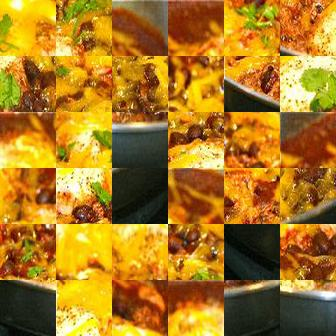
#> input picture scripts/0_perm0.jpg, 336 x 336 px, given in place of test_000000.jpg, which was not available
$ jupyter execute perm.ipynb
#> lines starting #> are read from the running program, lines starting #| are printed output that depends on the picture; pictures that were not available may be replaced by others from this repository, and a replacement may not be noted
[cell 1]
import numpy as np
from PIL import Image
import matplotlib.pyplot as plt


# Load and resize the image
def load_and_resize_image(image_path, new_size=(336, 336)):
#> called with image_path = '../data/food101/val/0/test_000000.jpg', new_size = (336, 336)
    image = Image.open(image_path)
#> image is the input picture: PIL image 336x336 RGB; mean R, G, B 169.5, 121.3, 34.2
    image = image.resize(new_size, Image.Resampling.LANCZOS)
    return image


# Split image into patches and permute
def split_and_permute_image(image, patch_size=(56, 56), grid_size=(6, 6)):
    # Convert the image to a numpy array
#> called with patch_size = (56, 56), grid_size = (6, 6)
    image_array = np.array(image)

    # Split the image array into 6x6 grid of 56x56 patches
    tiles = image_array.reshape(
        grid_size[0], patch_size[0], grid_size[1], patch_size[1], -1
    ).swapaxes(1, 2)

    # Generate a random permutation
    permutation = np.random.permutation(np.arange(grid_size[0] * grid_size[1]))

    # Permute the tiles
    permuted_tiles = tiles.reshape(-1, *patch_size, image_array.shape[2])[permutation]

    # Reshape the permuted tiles back into image format
    permuted_image = (
        permuted_tiles.reshape(grid_size + patch_size + (image_array.shape[2],))
        .swapaxes(1, 2)
        .reshape(336, 336, -1)
    )
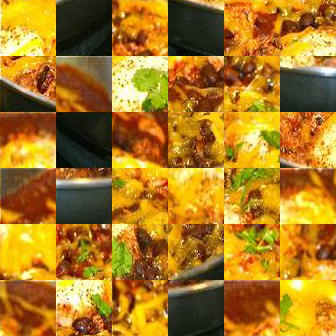
#> permuted_image: shape (336, 336, 3); mean R, G, B 169.5, 121.3, 34.2

    return permuted_image, permutation


# Visualize in Jupyter Notebook
def visualize_permutation(permuted_image):
    plt.imshow(permuted_image)
    plt.axis("off")
    plt.show()

[cell 2]
import numpy as np
import matplotlib.pyplot as plt
from PIL import Image

# Load the image
image_path = "../data/food101/val/0/test_000000.jpg"
image = load_and_resize_image(image_path)
permuted_image, permutation_sequence = split_and_permute_image(image)
#> permutation_sequence = 36 values, max 35 at index 11, min 0 at index 35, mean 17.5

# Print the permutation sequence
print("Permutation sequence:")
print(permutation_sequence)
#| [31 20 16 30 22 15 10  2 11 29 27 35 33 28 32  8 13  5 17 14  7 26  1 12
#|  25 24  6 23  4 18 21 19  9 34  3  0]
#> call 2 of load_and_resize_image, with image_path = './0_perm1.jpg', new_size = (336, 336)
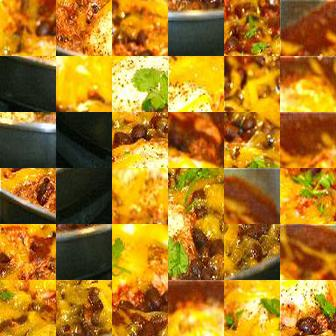
#> input picture scripts/0_perm1.jpg, 336 x 336 px
#> in load_and_resize_image, image is the input picture: PIL image 336x336 RGB; mean R, G, B 169.5, 121.3, 34.2

# Visualize the permuted image
visualize_permutation(permuted_image)
Image.fromarray(permuted_image).save("1_perm1.jpg")

[cell 3]
list_0 = [
    17,
    21,
    5,
    1,
    13,
    25,
    27,
    22,
    28,
    6,
    24,
    26,
    3,
    16,
    33,
    20,
    7,
    0,
    10,
    18,
    35,
    4,
    19,
    29,
    14,
    9,
    8,
    15,
    30,
    23,
    31,
    12,
    11,
    2,
    34,
    32,
]

list_1 = [
    10,
    25,
    7,
    33,
    14,
    0,
    31,
    9,
    26,
    12,
    6,
    3,
    32,
    30,
    20,
    11,
    15,
    1,
    24,
    35,
    8,
    21,
    5,
    13,
    19,
    34,
    17,
    27,
    29,
    4,
    22,
    28,
    23,
    2,
    16,
    18,
]

list_1_pred = [
    17,
    3,
    33,
    12,
    21,
    2,
    9,
    16,
    26,
    25,
    18,
    32,
    31,
    4,
    24,
    27,
    13,
    0,
    19,
    22,
    15,
    1,
    7,
    29,
    10,
    5,
    11,
    6,
    8,
    23,
    28,
    30,
    35,
    14,
    34,
    20,
]

[cell 4]
import numpy as np
from PIL import Image
import matplotlib.pyplot as plt

# Assuming permuted_image is a numpy array and permutation_sequence is a list or numpy array


def restore_original_image(
    permuted_image, permutation_sequence, patch_size=(56, 56), grid_size=(6, 6)
):
    # Calculate the inverse permutation sequence
#> called with patch_size = (56, 56), grid_size = (6, 6)
    inverse_permutation = np.argsort(permutation_sequence)

    # Convert the permuted image to a numpy array if it is not already
    image_array = np.array(permuted_image)

    # Reshape the array to prepare for reordering
    tiles = image_array.reshape(
        grid_size[0], patch_size[0], grid_size[1], patch_size[1], -1
    ).swapaxes(1, 2)

    # Apply the inverse permutation to the tiles
    restored_tiles = tiles.reshape(-1, *patch_size, image_array.shape[2])[
        inverse_permutation
    ]

    # Reshape the restored tiles back into image format
    restored_image = (
        restored_tiles.reshape(grid_size + patch_size + (image_array.shape[2],))
        .swapaxes(1, 2)
        .reshape(grid_size[0] * patch_size[0], grid_size[1] * patch_size[1], -1)
    )
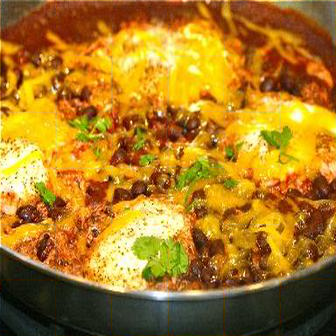
#> restored_image: shape (336, 336, 3); mean R, G, B 169.5, 121.3, 34.2

    return restored_image


image_path = "./0_perm1.jpg"
permuted_image = load_and_resize_image(image_path)
visualize_permutation(permuted_image)

# Now apply the function to restore the image
restored_image = restore_original_image(permuted_image, list_1)

# Visualize the restored image
visualize_permutation(restored_image)
